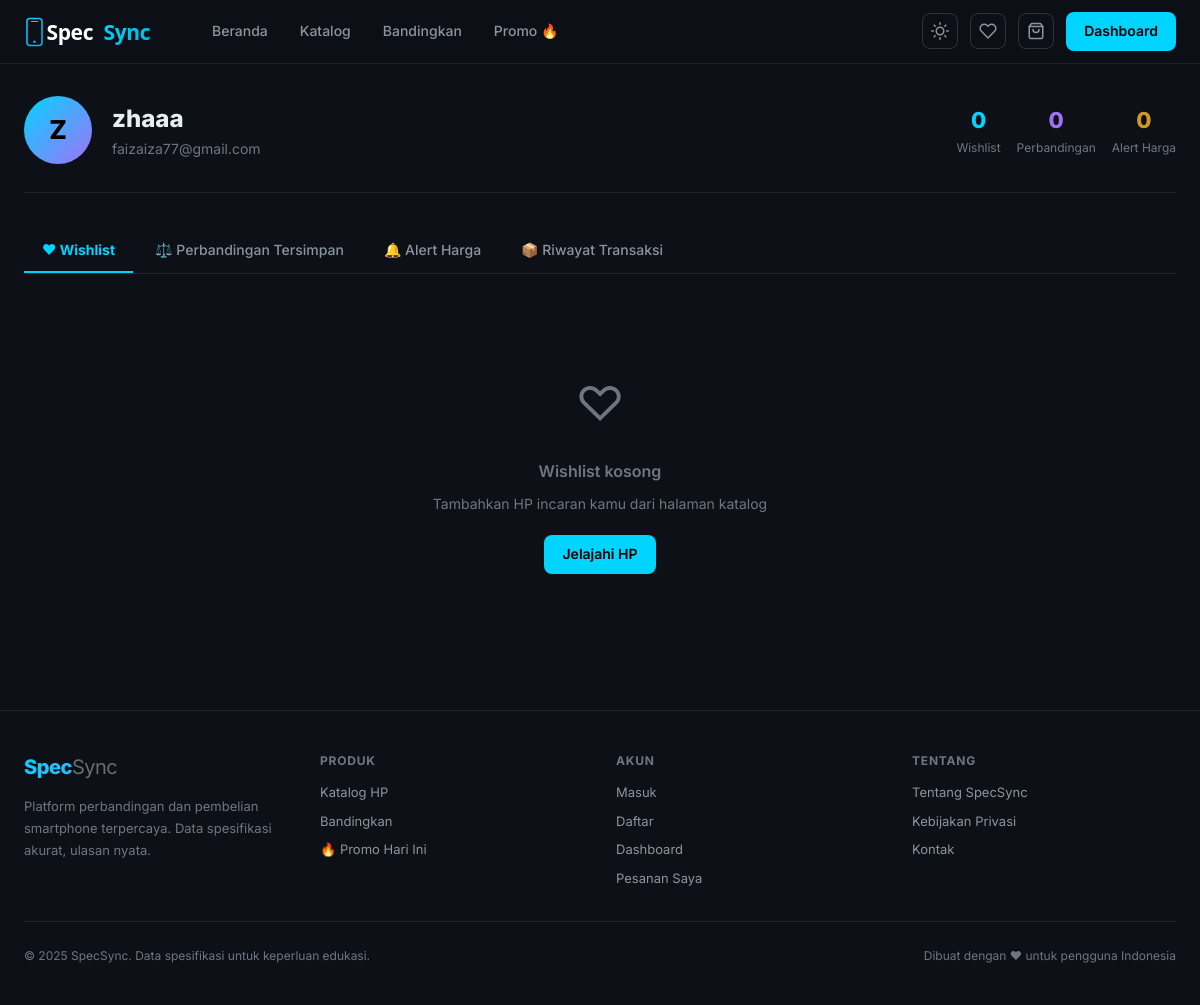
/dashboard.php (signed in), run on the app's committed database.
### tables this page shows
CREATE TABLE `users` (
  `id` int(11) NOT NULL,
  `name` varchar(100) NOT NULL,
  `email` varchar(150) NOT NULL,
  `password` varchar(255) NOT NULL,
  `avatar` varchar(500) DEFAULT NULL,
  `is_verified` tinyint(1) DEFAULT 0,
  `created_at` timestamp NOT NULL DEFAULT current_timestamp()
);

### dashboard.php (the view, shortened to what this page needs)
<?php
$conn = getDB();
$user_id = intval($_SESSION['user_id']);
$user_res = mysqli_query($conn, "SELECT * FROM users WHERE id=$user_id");
$user = mysqli_fetch_assoc($user_res);
$wishlist = [];
$saved_comps = [];
$alerts = [];
$orders = [];
$tab = $_GET['tab'] ?? 'wishlist';
?>
<?php require_once 'includes/header.php'; ?>
<div style="max-width:1200px;margin:0 auto;padding:32px 24px">
  <div style="display:flex;align-items:center;gap:20px;margin-bottom:36px;padding-bottom:28px;border-bottom:1px solid var(--border)">
    <div style="width:68px;height:68px;border-radius:50%;background:linear-gradient(135deg,var(--accent),var(--purple));display:flex;align-items:center;justify-content:center;font-size:26px;font-weight:800;color:#000;flex-shrink:0">
      <?= strtoupper(substr($user['name'], 0, 1)) ?>
    </div>
    <div>
      <h1 style="font-size:24px;font-weight:800"><?= htmlspecialchars($user['name']) ?></h1>
      <div style="font-size:14px;color:var(--text3)"><?= htmlspecialchars($user['email']) ?></div>
    </div>
    <div style="margin-left:auto;display:flex;gap:16px;text-align:center">
      <div><div style="font-size:22px;font-weight:800;color:var(--accent)"><?= count($wishlist) ?></div><div style="font-size:12px;color:var(--text3)">Wishlist</div></div>
      <div><div style="font-size:22px;font-weight:800;color:var(--purple)"><?= count($saved_comps) ?></div><div style="font-size:12px;color:var(--text3)">Perbandingan</div></div>
      <div><div style="font-size:22px;font-weight:800;color:var(--amber)"><?= count($alerts) ?></div><div style="font-size:12px;color:var(--text3)">Alert Harga</div></div>
    </div>
  </div>
  <div style="display:flex;gap:4px;margin-bottom:28px;border-bottom:1px solid var(--border)">
    <?php
    $tabs = [
      'wishlist' => ['♥ Wishlist', count($wishlist)],
      'comparisons' => ['⚖️ Perbandingan Tersimpan', count($saved_comps)],
      'alerts' => ['🔔 Alert Harga', count($alerts)],
      'orders' => ['📦 Riwayat Transaksi', count($orders)],
    ];
    foreach ($tabs as $t_id => [$t_label, $t_count]):
    ?>
    <a href="dashboard.php?tab=<?= $t_id ?>" style="padding:10px 18px;border-radius:8px 8px 0 0;font-size:14px;font-weight:<?= $tab === $t_id ? '700' : '500' ?>;color:<?= $tab === $t_id ? 'var(--accent)' : 'var(--text2)' ?>;border-bottom:2px solid <?= $tab === $t_id ? 'var(--accent)' : 'transparent' ?>;transition:all 0.2s;display:flex;align-items:center;gap:6px">
      <?= $t_label ?>
    </a>
    <?php endforeach; ?>
  </div>
  <?php if ($tab === 'wishlist'): ?>
  <?php if (empty($wishlist)): ?>
    <div style="text-align:center;padding:64px;color:var(--text3)"><div style="font-size:48px;margin-bottom:16px">♡</div><div style="font-size:16px;font-weight:600">Wishlist kosong</div><div style="font-size:14px;margin-top:8px">Tambahkan HP incaran kamu dari halaman katalog</div><a href="index.php" class="btn-primary" style="display:inline-block;margin-top:20px">Jelajahi HP</a></div>
  <?php endif; ?>
  <?php endif; ?>
</div>
<?php require_once 'includes/footer.php'; ?>

### assets/css/style.css (style rules this page uses)
:root { --bg: #0d1117; --bg2: #161b22; --bg3: #21262d; --bg4: #30363d; --surface: #1c2128; --border: rgba(255,255,255,0.08); --border2: rgba(255,255,255,0.15); --text: #e6edf3; --text2: #8b949e; --text3: #6e7681; --accent: #00d4ff; --accent2: #0ea5e9; --green: #3fb950; --red: #f85149; --amber: #d29922; --purple: #a371f7; --radius: 10px; --radius-lg: 16px; --shadow: 0 4px 24px rgba(0,0,0,0.4); --transition: 0.2s cubic-bezier(0.4,0,0.2,1); --font: 'Inter', -apple-system, sans-serif; --mono: 'JetBrains Mono', monospace; --header-h: 64px; }
*, *::before, *::after { box-sizing: border-box; margin: 0; padding: 0; }
html { scroll-behavior: smooth; }
body { font-family: var(--font); background: var(--bg); color: var(--text); font-size: 15px; line-height: 1.6; transition: background var(--transition), color var(--transition); min-height: 100vh; }
a { color: var(--accent); text-decoration: none; transition: color var(--transition); }
.btn-primary { padding: 8px 18px; border-radius: 8px; background: var(--accent); border: none; color: #000; font-size: 14px; font-weight: 600; transition: all var(--transition); }

### data on the page
users: name "Z", name "zhaaa", email "faizaiza77@gmail.com"

### other printed values
count($wishlist) "0"
count($saved_comps) "0"
count($alerts) "0"
$t_label "♥ Wishlist"
$t_label "⚖️ Perbandingan Tersimpan"
$t_label "🔔 Alert Harga"
$t_label "📦 Riwayat Transaksi"
